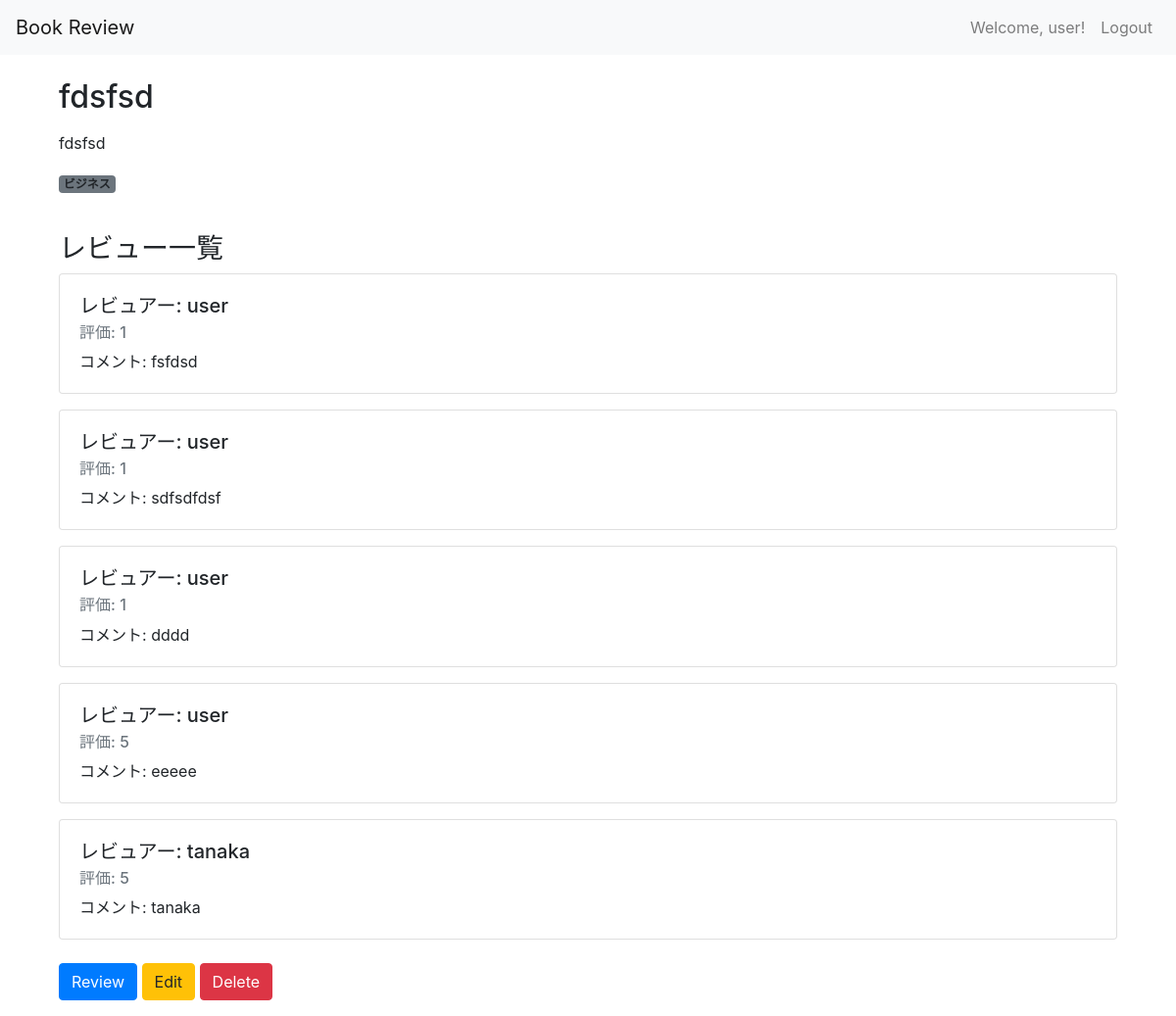
Page /book/14/detail/ (signed in) on the committed database.
### book/models.py (models this page shows, shortened)
class Book(models.Model):
    title = models.CharField(max_length=100)
    text = models.TextField()
    thumbnail = models.ImageField(null=True,blank=True)
    category = models.CharField(
        max_length=100,
        choices=CATEGORY,
    )
    user = models.ForeignKey('auth.User', on_delete=models.CASCADE)

class Review(models.Model):
    book = models.ForeignKey(Book, on_delete=models.CASCADE)
    title = models.CharField(max_length=100)
    text = models.TextField()
    rate = models.IntegerField(choices=RATE_CHOICES)
    user = models.ForeignKey('auth.User', on_delete=models.CASCADE)

### book/views.py (the view)
# urls.py: path('book/<int:pk>/detail/',views.DetailBookView.as_view(),name='detail-book'),
class DetailBookView(LoginRequiredMixin,DetailView):
    template_name = 'book/book_detail.html'
    model = Book

### book/templates/book/book_detail.html (shortened to what this page needs)
{% extends 'base.html' %} {% block content %}
<div class="container mt-4">
  <h2 class="mb-3">{{ object.title }}</h2>
  <p>{{ object.text }}</p>
  <p class="badge bg-secondary">{{ object.get_category_display }}</p>
  <h3 class="mt-4">レビュー一覧</h3>
  {% for review in object.review_set.all %}
  <div class="card mb-3">
    <div class="card-body">
      <h5 class="card-title">レビュアー: {{ review.user.username }}</h5>
      <h6 class="card-subtitle mb-2 text-muted">評価: {{ review.rate }}</h6>
      <p class="card-text">コメント: {{ review.text }}</p>
    </div>
  </div>
  {% empty %}
  <p>レビューはまだありません。</p>
  {% endfor %}
  <div class="mt-4">
    <a href="{% url 'review' object.pk %}" class="btn btn-primary">Review</a>
    <a href="{% url 'update-book' object.pk %}" class="btn btn-warning">Edit</a>
    <a href="{% url 'delete-book' object.pk %}" class="btn btn-danger"
      >Delete</a
    >
  </div>
</div>
{% endblock content %}

### templates/base.html (shortened to what this page needs)
<!DOCTYPE html>
<html lang="ja">
  <head>
    <link
      href="https://stackpath.bootstrapcdn.com/bootstrap/4.5.2/css/bootstrap.min.css"
      rel="stylesheet">
  </head>
  <body>
    <nav class="navbar navbar-expand-lg navbar-light bg-light">
      <a class="navbar-brand" href="{% url 'index' %}">Book Review</a>
      <div class="collapse navbar-collapse" id="navbarNav">
        <ul class="navbar-nav ml-auto">
          {% if request.user.is_authenticated %}
          <li class="nav-item">
            <a class="nav-link" href="#">Welcome, {{ request.user.username }}!</a>
          </li>
          <li class="nav-item">
            <a class="nav-link" href="{% url 'accounts:logout' %}">Logout</a>
          </li>
          {% endif %}
        </ul>
      </div>
    </nav>
    <div class="container mt-4">
      <p>{% block content %}{% endblock %}</p>
    </div>
  </body>
</html>

### rows in the picture
Book: title "fdsfsd", text "fdsfsd", category "ビジネス"
Review: user.username "user", rate "1", text "fsfdsd"
Review: user.username "user", rate "1", text "sdfsdfdsf"
Review: user.username "user", rate "1", text "dddd"
Review: user.username "user", rate "5", text "eeeee"
Review: user.username "tanaka", rate "5", text "tanaka"

### other values in the picture
{{ request.user.username }} "user"
